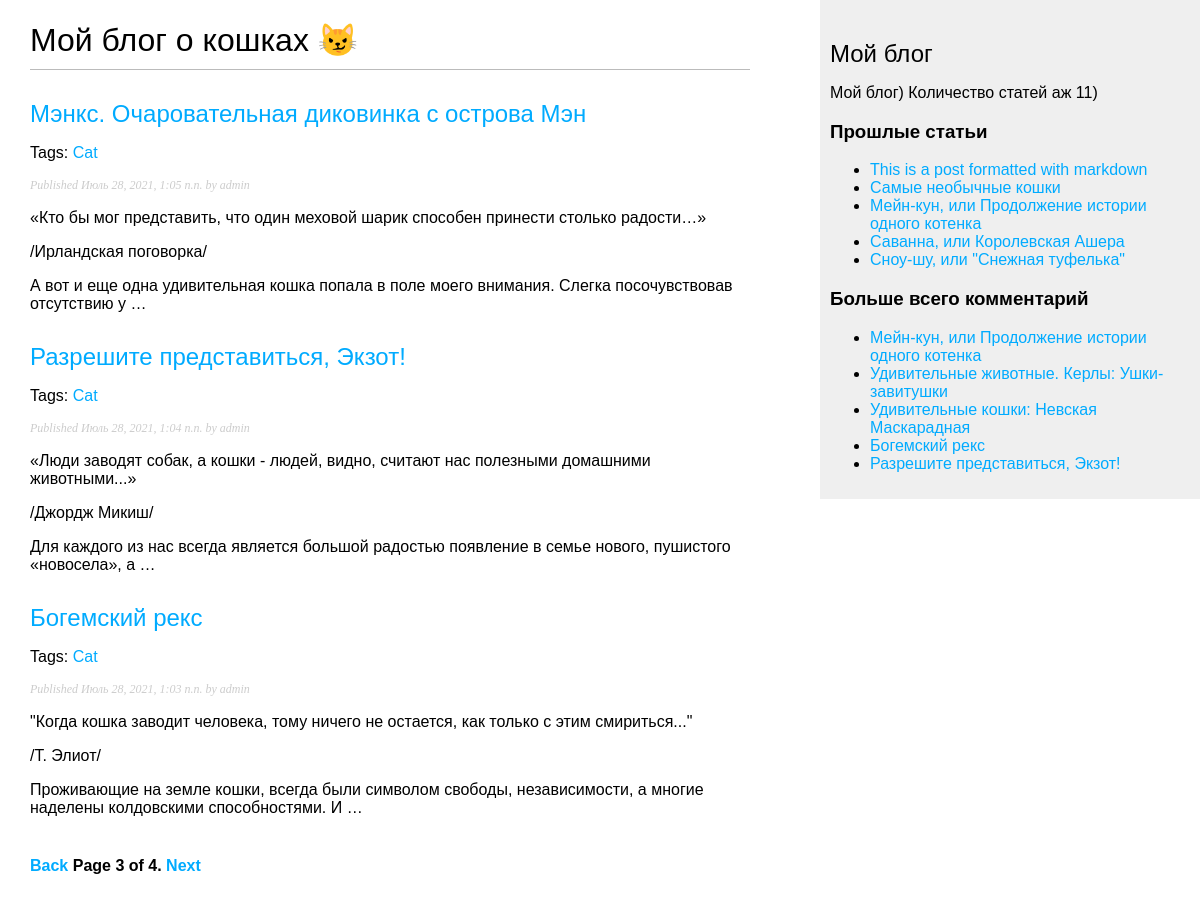
Page /blog/?page=3 on the committed database.
### blog/models.py (models this page shows, shortened)
class Post(models.Model):
	STATUS_CHOICES = {
		('draft', 'Draft'),
		('published', 'Published'),
	}
	title = models.CharField(max_length=250) #заголовок статьи (VARCHAR тип)
	slug = models.SlugField(max_length=250, unique_for_date='publish') # поле для формирования семантических URLов статей
	author = models.ForeignKey(User, on_delete=models.CASCADE, related_name='blog_post') # собсна автор, отношение "Один ко многим" автор может иметь много статей
	body = models.TextField() # содержание статьи
	publish = models.DateTimeField(default=timezone.now) # сохраняет дату публикации статьи
	created = models.DateTimeField(auto_now_add=True) # собсна указывает на дату создания статьи (auto_now_add=True - сохраняет автоматически при сохранении объекта)
	update  = models.DateTimeField(auto_now=True) # дата и время редактирования статьи (auto_now=True - сохраняет автоматически при сохранении объекта)
	status = models.CharField(max_length=10, choices=STATUS_CHOICES, default='draft') # статус статьи. Choices - для выбора статуса.
	objects = models.Manager() # описание менеджера
	published = PublishedManager() # добавление нового менеджера в модель
	tags = TaggableManager()
	class Meta:
		ordering = ('-publish',) # метаданные для порядка сортировки (по убыванию)
	def get_absolute_url(self):
		return reverse('blog:post_detail',
						args=[self.publish.year,
								self.publish.month,
								self.publish.day,
								self.slug])

### blog/views.py (the view)
# urls.py: path('', views.post_list, name='post_list'),
def post_list(request, tag_slug=None):
	object_list = Post.published.all()
	tag = None
	if tag_slug:
		tag = get_object_or_404(Tag, slug=tag_slug)
		object_list = object_list.filter(tags__in=[tag])
	paginator = Paginator(object_list, 3)
	page = request.GET.get('page') #текущая страница
	try:
		posts = paginator.page(page) # список объектов на странице
	except PageNotAnInteger:
		posts = paginator.page(1)
	except EmptyPage:
		posts = paginator.page(paginator.num_pages)
	return render(request,
				 'blog/post/list.html',
				 {'page': page,
				  'posts': posts,
				  'tag' : tag})
	'''принимает на вход все статьи блога и с помощью функции render (принимает на вход: объект request,
	путь к шаблону и переменные контекста для этого шаблона) - формируем шаблон для списка статей  '''

### blog/models.py (called while the page is built)
	def get_queryset(self):
		return super().get_queryset().filter(status='published') # возвращает QuerySet с фильтром

### blog/templatetags/blog_tags.py (called while the page is built)
@register.simple_tag
def total_posts():
	return Post.published.count()

@register.inclusion_tag('blog/post/latest_posts.html')
def show_latest_posts(count=5):
	latest_posts = Post.published.order_by('-publish')[:count]
	return {'latest_posts' : latest_posts}

@register.simple_tag
def get_most_commented_posts(count=5):
	return Post.published.annotate(total_comments=Count('comments')).order_by('-total_comments')[:count]

@register.filter(name='markdown')
def markdown_format(text):
	return mark_safe(markdown.markdown(text)) #mark_safe - помечает return как разрешенный HTML-код

### blog/templates/blog/post/list.html (shortened to what this page needs)
{% extends "blog/base.html" %}
{% load blog_tags %}
{% block content %}
  <h1>Мой блог о кошках &#128572;</h1>
  {% for post in posts %}
    <h2>
      <a href="{{ post.get_absolute_url }}">
        {{ post.title }}
      </a>
    </h2>
    <p class="tags">
      Tags:
      {% for tag in post.tags.all %}
        <a href="{% url 'blog:post_list_by_tag' tag.slug %}">
          {{ tag.name }}
        </a>
      {% endfor %}
    </p>
    <p class="date">
      Published {{ post.publish }} by {{ post.author }}
    </p>
    {{ post.body|markdown|truncatewords_html:30 }}
  {% endfor %}
  {% include "pagination.html" with page=posts %}
{% endblock %}

### blog/templates/blog/base.html (shortened to what this page needs)
{% load blog_tags %}
{% load static %}
<!DOCTYPE html>
<html lang="ru">
<head>
	<link href="{% static 'css/blog.css' %}" rel="stylesheet">
</head>
<body>
	<div id="content">
		{% block content %}
		{% endblock %}
	</div>
	<div id="sidebar">
		<h2>Мой блог</h2>
			<p>Мой блог) Количество статей аж {% total_posts %})</p>
		<h3>Прошлые статьи</h3>
			{% show_latest_posts 5 %}
		<h3>Больше всего комментарий</h3>
			{% get_most_commented_posts as most_commented_posts %}
			<ul>
				{% for post in most_commented_posts %}
					<li><a href="{{ post.get_absolute_url }}">{{ post.title }}</a></li>
				{% endfor %}
			</ul>
	</div>
</body>
</html>

### blog/templates/blog/post/latest_posts.html
<ul>
	{% for post in latest_posts %}
		<li><a href="{{ post.get_absolute_url }}">{{ post.title }}</a></li>
	{% endfor %}
</ul>

### blog/static/css/blog.css (style rules this page uses)
body { margin:0; padding:0; font-family:helvetica, sans-serif; }
a { color:#00abff; text-decoration:none; }
h1 { font-weight:normal; border-bottom:1px solid #bbb; padding:0 0 10px 0; }
h2 { font-weight:normal; margin:30px 0 0; }
#content { float:left; width:60%; padding:0 0 0 30px; }
#sidebar { float:right; width:30%; padding:10px; background:#efefef; height:100%; }
p.date { color:#ccc; font-family: georgia, serif; font-size: 12px; font-style: italic; }

### rows in the picture
Post: title "Мэнкс. Очаровательная диковинка с острова Мэн", publish "Июль 28, 2021, 1:05 п.п.", author "admin", body "«Кто бы мог представить, что один меховой шарик способен принести столько радости…» /Ирландская поговорка/ А вот и еще одна удивительная кошка попала в поле моего внимания. Слегка посочувствовав отсутствию у …"
Tag: name "Cat"
Post: title "Разрешите представиться, Экзот!", publish "Июль 28, 2021, 1:04 п.п.", author "admin", body "«Люди заводят собак, а кошки - людей, видно, считают нас полезными домашними животными...» /Джордж Микиш/ Для каждого из нас всегда является большой радостью появление в семье нового, пушистого «новосела», а …"
Post: title "Богемский рекс", publish "Июль 28, 2021, 1:03 п.п.", author "admin", body "\"Когда кошка заводит человека, тому ничего не остается, как только с этим смириться...\" /Т. Элиот/ Проживающие на земле кошки, всегда были символом свободы, независимости, а многие наделены колдовскими способностями. И …"
Post: title "This is a post formatted with markdown"
Post: title "Самые необычные кошки"
Post: title "Мейн-кун, или Продолжение истории одного котенка"
Post: title "Саванна, или Королевская Ашера"
Post: title "Сноу-шу, или \"Снежная туфелька\""
Post: title "Удивительные животные. Керлы: Ушки-завитушки"
Post: title "Удивительные кошки: Невская Маскарадная"

### other values in the picture
{{ page.number }} "3"
{{ page.paginator.num_pages }} "4"
